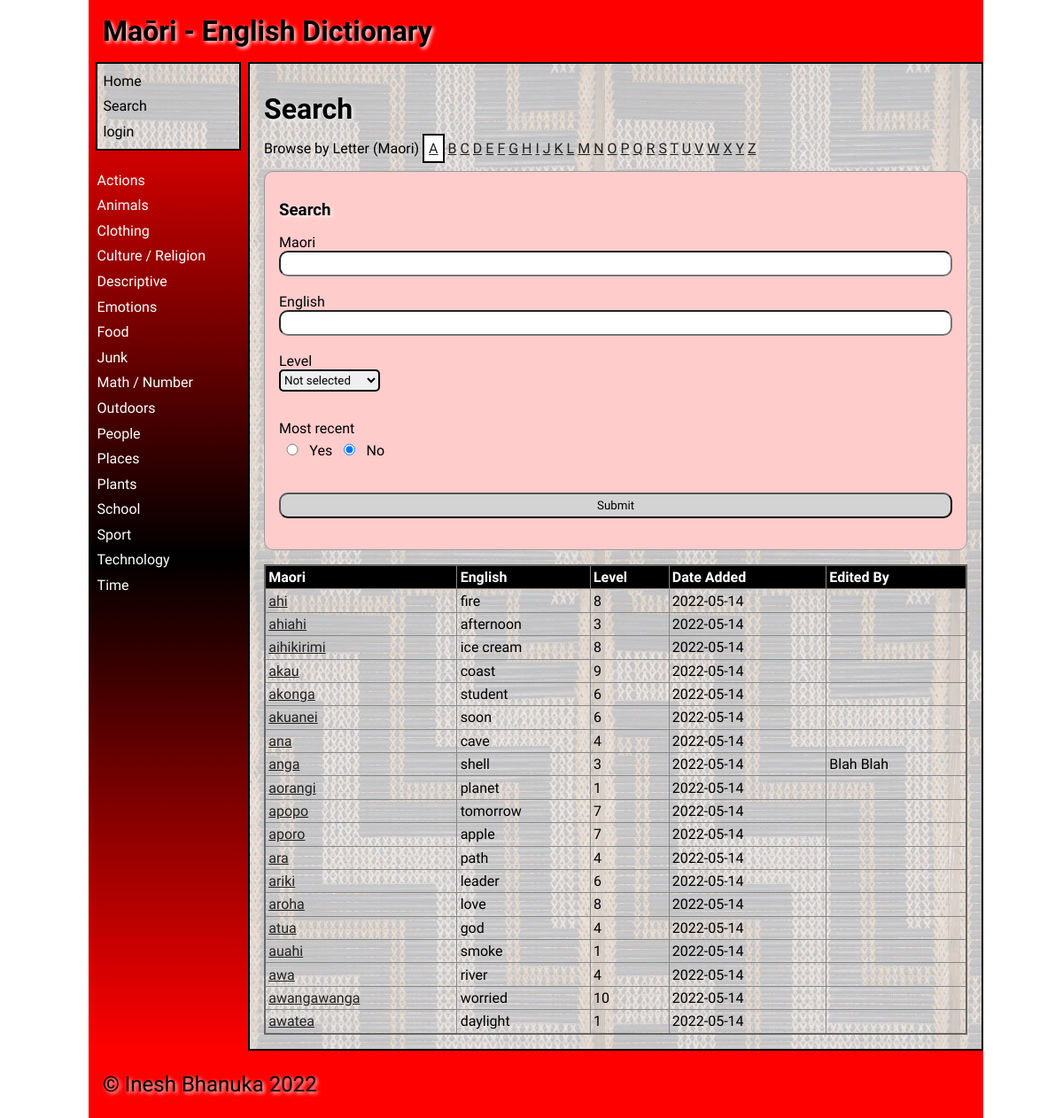
Page /search/A on the earlier database version.
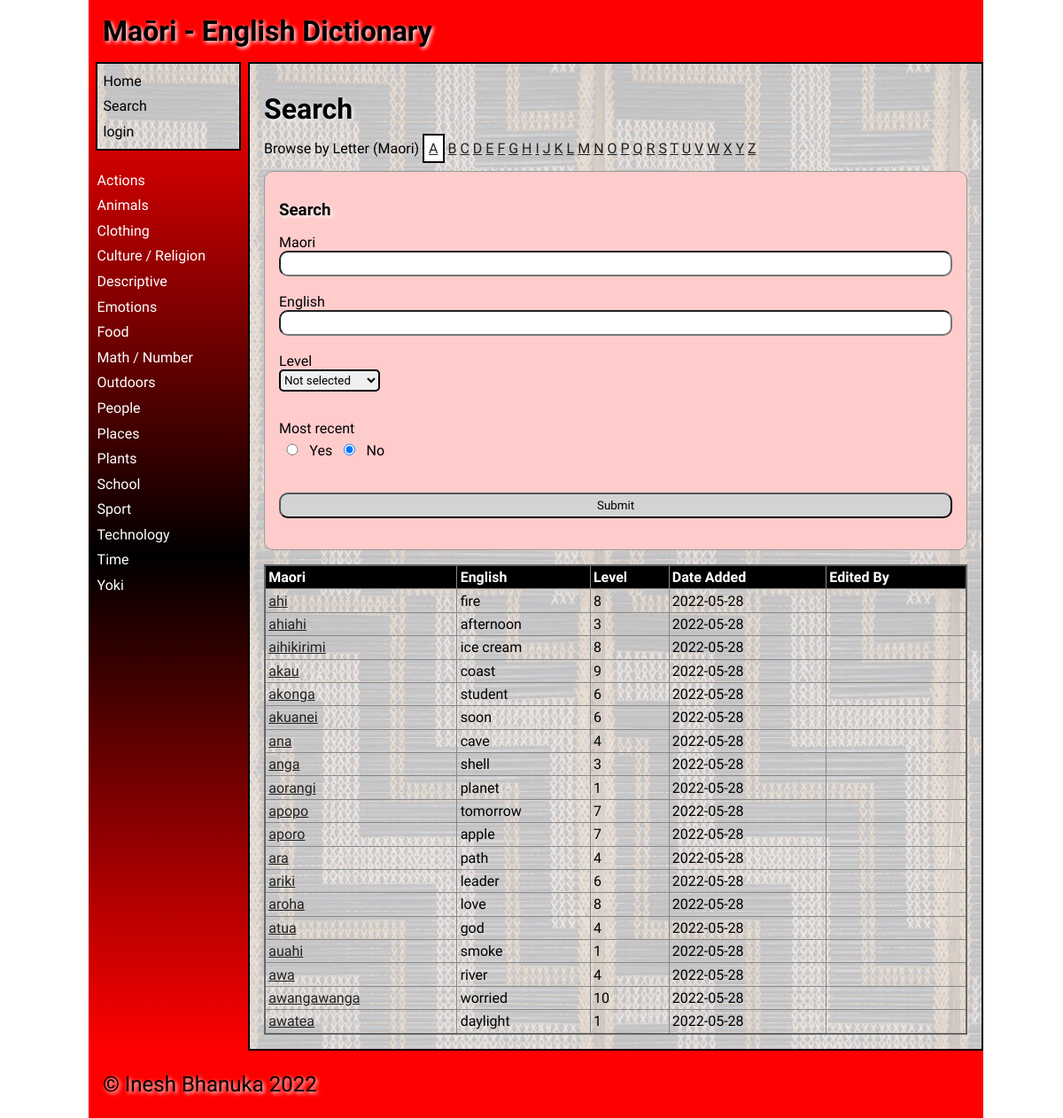
Same page on the later database version.
### tables this page shows
CREATE TABLE "category"
(
    id            integer
        primary key autoincrement,
    category_name varchar(30) not null
);

CREATE TABLE "dictionary"
(
    id          integer
        primary key autoincrement,
    maori       varchar(30)   not null,
    english     varchar(30)   not null,
    description varchar(1000) not null,
    level       integer       not null,
    category_id integer       not null
        references category
            on delete cascade,
    user_id     integer
                              references user_details
                                  on delete set null,
    date_added  datetime      not null
);

### app.py (the view)
@app.route('/search/<letter>', methods=["POST", "GET"])
def render_search(letter):
    error = ""
    if request.method == "POST":
        search_letter = ""
        search_results = do_search_by_form(request.form)
    else:
        search_results = []
        search_letter = letter
        error = request.args.get('error')
        if error is None:
            error = ""
            search_results = do_search_by_browse(letter)
    if search_results is None:
        return redirect(f'/search/~?error=Unexpected+error+has+occurred+during+search+please+try+again+later')
    return render_template('search.html',
                           search_results=search_results,
                           logged_in=is_logged_in(),
                           letter=letter,
                           category_list=get_categories(),
                           selected=get_selected(search_letter),
                           allow_edit=allow_edit(),
                           error=error,
                           current_user=get_user())

### data_access.py (called while the page is built)
def get_connection(db_file):
    try:
        connection = sqlite3.connect(db_file)
        connection.execute('pragma foreign_keys=ON')
        return connection
    except Error as e:
        print(e)
    return None

def execute_query(query, args=None):
    connection = get_connection(DATABASE)
    cursor = connection.cursor()
    try:
        if args is None:
            cursor.execute(query)
        else:
            cursor.execute(query, args)
        query_results = cursor.fetchall()
    except sqlite3.Error as e:
        return e
    finally:
        if connection is not None:
            connection.close()
    return query_results

def get_category_list():
    category_list = execute_query("SELECT * FROM category ORDER BY category_name")
    if issubclass(type(category_list), Error):
        return []
    return category_list

### services.py (called while the page is built)
def is_logged_in():
    if session.get('email') is None:
        return False
    else:
        return True

def allow_edit():
    if not is_logged_in():
        return False
    email = session.get('email')
    allow = get_allow_edit(email)
    if allow is None:
        return False
    return allow

def get_categories():
    return get_category_list()

### templates/search.html (shortened to what this page needs)
{% extends "base.html" %}
{% block main %}
    <h1>Search</h1>
        <div class="letter-label">Browse by Letter (Maori)
        <a href="/search/A" class="{{ selected[0] }}">A</a>
        <a href="/search/B" class="{{ selected[1] }}">B</a>
        <a href="/search/C" class="{{ selected[2] }}">C</a>
        <a href="/search/D" class="{{ selected[3] }}">D</a>
        <a href="/search/E" class="{{ selected[4] }}">E</a>
        <a href="/search/F" class="{{ selected[5] }}">F</a>
        <a href="/search/G" class="{{ selected[6] }}">G</a>
        <a href="/search/H" class="{{ selected[7] }}">H</a>
        <a href="/search/I" class="{{ selected[8] }}">I</a>
        <a href="/search/J" class="{{ selected[9] }}">J</a>
        <a href="/search/K" class="{{ selected[10] }}">K</a>
        <a href="/search/L" class="{{ selected[11] }}">L</a>
        <a href="/search/M" class="{{ selected[12] }}">M</a>
        <a href="/search/N" class="{{ selected[13] }}">N</a>
        <a href="/search/O" class="{{ selected[14] }}">O</a>
        <a href="/search/P" class="{{ selected[15] }}">P</a>
        <a href="/search/Q" class="{{ selected[16] }}">Q</a>
        <a href="/search/R" class="{{ selected[17] }}">R</a>
        <a href="/search/S" class="{{ selected[18] }}">S</a>
        <a href="/search/T" class="{{ selected[19] }}">T</a>
        <a href="/search/U" class="{{ selected[20] }}">U</a>
        <a href="/search/V" class="{{ selected[21] }}">V</a>
        <a href="/search/W" class="{{ selected[22] }}">W</a>
        <a href="/search/X" class="{{ selected[23] }}">X</a>
        <a href="/search/Y" class="{{ selected[24] }}">Y</a>
        <a href="/search/Z" class="{{ selected[25] }}">Z</a>
        </div>
    <form id = "search" class="dataForm" method="post">
        <h3>Search</h3>
            <div class="form-label">Maori</div>
            <div class="form-element"><input type="text" name = "maori" maxlength="30"></div>
        <div class="form-group">
            <div class="form-label">English</div>
            <div class="form-element"><input type="text" name = "english" maxlength="30"></div>
        </div>
        <div class="form-group">
            <div class="form-label">Level</div>
                <div>
                  <select name="level" id="level">
                    <option value="0">Not selected</option>
                  </select>
                </div>
            <div class="form-group-buttons" >
                <div class="form-label">Most recent</div>
                    <div>
                        <input type="radio" id="1" value ="1" name="Date-Added">
                        <label>Yes</label>
                        <input type="radio" id="2" value="0" name="Date-Added" checked>
                        <label>No</label>
                    </div>
            </div>
            <div class="form-group-buttons">
                <div id = "search-submit" class="form-element"><input style="background-color: lightgray;" type="submit" name = "submit" id = "submit"></div>
            </div>
            <div class="form-group"></div>
            </div>
        </form>
    <table id = "search" class="table">
        <thead>
            <tr>
                <th><strong>Maori</strong></th>
                <th><strong>English</strong></th>
                <th><strong>Level</strong></th>
                <th><strong>Date Added</strong></th>
                <th><strong>Edited By</strong></th>
            </tr>
        </thead>
        <tbody>
            {% for word in search_results %}
                <tr>
                    <td><a href="/word/{{ word[0] }}?breadcrumb=/search/{{ letter }}">{{ word[1] }}</a></td>
                    <td>{{ word[2] }}</td>
                    <td>{{ word[3] }}</td>
                    <td>{{ word[4] }}</td>
                    <td>{{ word[5] }}  {{ word[6] }}</td>
                </tr>
            {% endfor %}
        </tbody>
    </table>
{% endblock %}

### templates/base.html (shortened to what this page needs)
<!doctype html>
<html lang="en">
<head>
	<link href="{{ url_for('static', filename='css/style.css') }}" rel="stylesheet">
</head>
<body>
	<div id="container">
		<header>
			<span class="heading">Maōri - English Dictionary</span>
            <span class="right">{{ current_user }}</span>
		</header>
		<nav style="padding-top: 0">
			<ul>
                <div class="main-links">
                    <li><a href="/" style="color: black;">Home</a></li>
                    <li><a href="/search/~" style="color: black;">Search</a></li>
                    {% if logged_in %}
                        {% if allow_edit %}
                            <li><a href="/add_category" style="color: black;">Add Category</a></li>
                        {% endif %}
                        <li><a href="/logout" style="color: black;">Logout</a></li>
                    {% else %}
                        <li><a href="/login" style="color: black;">login</a></li>
                    {% endif %}
                </div>
                <br>
                {% for category in category_list %}
                    <li><a href="/category/{{ category[0] }}">{{ category[1] }}</a></li>
                {% endfor %}
			</ul>
		</nav>
		<main style="border: solid black 2px">
            {% block main %}{% endblock %}
        </main>
		<footer>
			<p>
				&copy; Inesh Bhanuka 2022
			</p>
		</footer>
	</div>
</body>
</html>

Differences in the rows shown:
removed category: category_name "Junk"
added category: category_name "Yoki"
changed dictionary "ahi": date_added "2022-05-14" → "2022-05-28"
changed dictionary "ahiahi": date_added "2022-05-14" → "2022-05-28"
changed dictionary "aihikirimi": date_added "2022-05-14" → "2022-05-28"
changed dictionary "akau": date_added "2022-05-14" → "2022-05-28"
changed dictionary "akonga": date_added "2022-05-14" → "2022-05-28"
changed dictionary "akuanei": date_added "2022-05-14" → "2022-05-28"
changed dictionary "ana": date_added "2022-05-14" → "2022-05-28"
changed dictionary "anga": date_added "2022-05-14" → "2022-05-28"; word "Blah" → (not shown)
changed dictionary "aorangi": date_added "2022-05-14" → "2022-05-28"
changed dictionary "apopo": date_added "2022-05-14" → "2022-05-28"
changed dictionary "aporo": date_added "2022-05-14" → "2022-05-28"
changed dictionary "ara": date_added "2022-05-14" → "2022-05-28"
changed dictionary "ariki": date_added "2022-05-14" → "2022-05-28"
changed dictionary "aroha": date_added "2022-05-14" → "2022-05-28"
changed dictionary "atua": date_added "2022-05-14" → "2022-05-28"
changed dictionary "auahi": date_added "2022-05-14" → "2022-05-28"
changed dictionary "awa": date_added "2022-05-14" → "2022-05-28"
changed dictionary "awangawanga": date_added "2022-05-14" → "2022-05-28"
changed dictionary "awatea": date_added "2022-05-14" → "2022-05-28"
